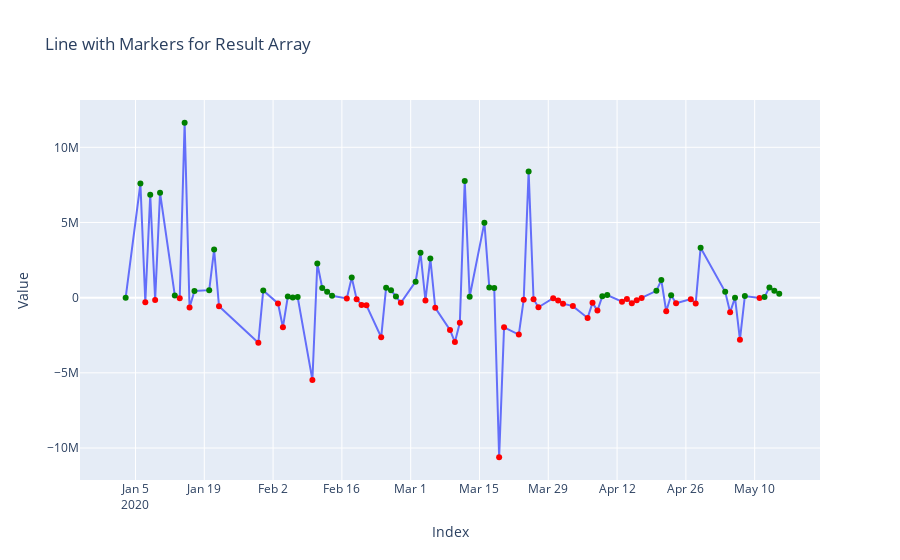

This figure's notebook cell:
### Code cell
marker_colors = ['red' if value < 0 else 'green' for value in df_eval['y*yhat_chage']]

trace = go.Scatter(x=df['ds'], y=df_eval['y*yhat_chage'], mode='lines+markers', name='Result Array', marker=dict(color=marker_colors))

# Create layout
layout = go.Layout(title='Line with Markers for Result Array', xaxis=dict(title='Index'), yaxis=dict(title='Value'))

# Create figure and add trace
fig = go.Figure(data=[trace], layout=layout)

# Show the plot
fig.show()

### Figure 1 — Plotly figure (JSON) as saved in the notebook; plotly's stock layout.template omitted (floating-point values rounded to 4 significant figures; data arrays with more than 128 entries replaced by an {"elided": "..."} marker saying what was removed)
{"data": [{"marker": {"color": ["green", "green", "green", "red", "green", "red", "green", "green", "red", "green", "red", "green", "green", "green", "red", "red", "green", "red", "red", "green", "green", "green", "red", "green", "green", "green", "green", "red", "green", "red", "red", "red", "red", "green", "green", "green", "red", "green", "green", "red", "green", "red", "red", "red", "red", "green", "green", "green", "green", "green", "red", "red", "red", "red", "green", "red", "red", "red", "red", "red", "red", "red", "red", "red", "green", "green", "red", "red", "red", "red", "red", "green", "green", "red", "green", "red", "red", "red", "green", "green", "red", "green", "red", "green", "red", "green", "green", "green", "green"]}, "mode": "lines+markers", "name": "Result Array", "type": "scatter", "x": {"elided": "909 str values"}, "y": [null, 0, 7589000.0, -306200.0, 6836000.0, -150400.0, 6976000.0, 147900.0, -44920.0, 11630000.0, -655300.0, 439300.0, 498700.0, 3199000.0, -576000.0, -2995000.0, 480800.0, -381800.0, -1964000.0, 75270.0, 5574.0, 39950.0, -5471000.0, 2270000.0, 640700.0, 395100.0, 120500.0, -51430.0, 1346000.0, -98160.0, -480400.0, -513000.0, -2631000.0, 663700.0, 490700.0, 85140.0, -341600.0, 1063000.0, 2979000.0, -188400.0, 2597000.0, -673500.0, -2149000.0, -2950000.0, -1668000.0, 7765000.0, 56480.0, 4989000.0, 672800.0, 639100.0, -10610000.0, -1976000.0, -2453000.0, -131300.0, 8397000.0, -103700.0, -636700.0, -39480.0, -185250, -399100.0, -562500.0, -1347000.0, -346600.0, -859800.0, 92980.0, 168500.0, -266800.0, -90490.0, -369800.0, -164300.0, -23730.0, 453200.0, 1168000.0, -905400.0, 164200.0, -370400.0, -99850.0, -383900.0, 3326000.0, 386400.0, -976000.0, 0, -2797000.0, 102800.0, -19400.0, 35700.0, 683300.0, 451400.0, 256300.0]}], "layout": {"title": {"text": "Line with Markers for Result Array"}, "xaxis": {"title": {"text": "Index"}}, "yaxis": {"title": {"text": "Value"}}}}
